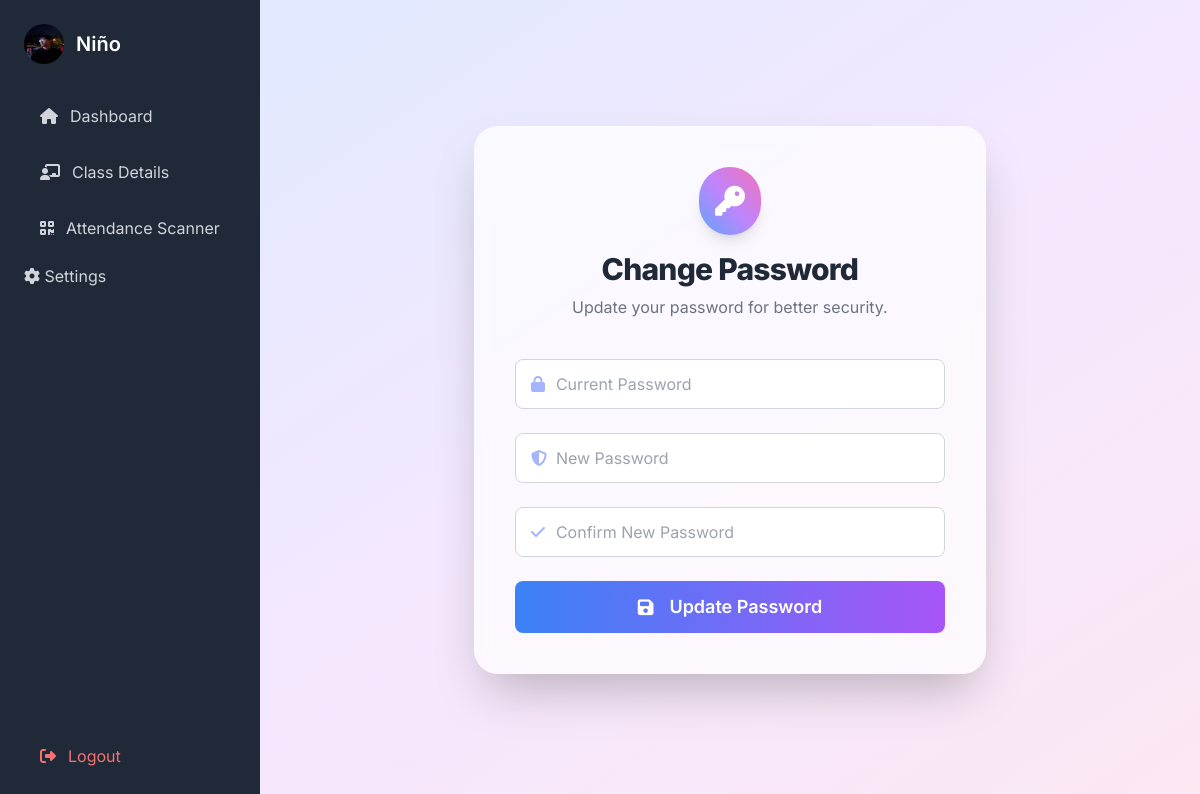
The app's page /change_password.php (signed in) with its own data.
### tables this page shows
CREATE TABLE `instructors` (
  `id` int(11) NOT NULL,
  `full_name` varchar(100) NOT NULL,
  `instructor_id` varchar(50) NOT NULL,
  `department` varchar(100) NOT NULL,
  `email` varchar(100) NOT NULL,
  `username` varchar(50) NOT NULL,
  `password` varchar(255) NOT NULL,
  `failed_login_attempts` int(11) DEFAULT 0,
  `lockout_until` datetime DEFAULT NULL,
  `otp` varchar(6) DEFAULT NULL,
  `otp_expires_at` datetime DEFAULT NULL,
  `is_verified` tinyint(1) DEFAULT 0,
  `created_at` timestamp NOT NULL DEFAULT current_timestamp(),
  `last_login` datetime DEFAULT NULL,
  `profile_pic` varchar(255) DEFAULT NULL,
  `reset_token` varchar(128) DEFAULT NULL,
  `reset_token_expiry` datetime DEFAULT NULL
);

### change_password.php (the view, shortened to what this page needs)
<?php
$instructor_id = $_SESSION['instructor_id'] ?? null;
require_once 'db.php';
$stmt = $conn->prepare('SELECT email, full_name, profile_pic FROM instructors WHERE id = ?');
$stmt->bind_param('i', $instructor_id);
$stmt->execute();
$stmt->bind_result($email, $full_name, $profile_pic);
if ($profile_pic && file_exists('profile_pics/' . $profile_pic)) {
    $profile_img_url = 'profile_pics/' . $profile_pic;
} else {
    $profile_img_url = 'profile_pics/default.png';
}
$first_name = $full_name;
if ($full_name) {
    $name_parts = explode(' ', $full_name);
    $first_name = $name_parts[0];
}
?>
<!DOCTYPE html>
<html lang="en">
<head>
    <script src="https://cdn.tailwindcss.com"></script>
    <link rel="stylesheet" href="https://cdnjs.cloudflare.com/ajax/libs/font-awesome/6.4.0/css/all.min.css">
    <link href="https://cdnjs.cloudflare.com/ajax/libs/flowbite/2.2.1/flowbite.min.css" rel="stylesheet" />
</head>
<body class="bg-gradient-to-br from-blue-100 via-purple-100 to-pink-100 min-h-screen flex">
    <div class="sidebar bg-gray-800 text-gray-100 p-6 flex flex-col">
        <div class="flex items-center mb-8">
            <img src="<?php echo htmlspecialchars($profile_img_url); ?>" alt="Instructor Icon" class="w-10 h-10 rounded-full mr-3">
            <span class="text-xl font-semibold text-white"><?php echo htmlspecialchars($first_name); ?></span>
        </div>
        <nav class="flex flex-col space-y-4">
            <a href="instructor_dashboard.php" class="sidebar-link flex items-center py-2 px-4 rounded transition duration-200 text-gray-300 hover:text-white hover:bg-gradient-to-r hover:from-purple-500 hover:to-blue-500 hover:shadow-lg">
                <i class="fas fa-home mr-3"></i> Dashboard
            </a>
            <a href="instructor_class_details.php" class="sidebar-link flex items-center py-2 px-4 rounded transition duration-200 text-gray-300 hover:text-white hover:bg-gradient-to-r hover:from-purple-500 hover:to-blue-500 hover:shadow-lg">
                <i class="fas fa-chalkboard-teacher mr-3"></i> Class Details
            </a>
            <a href="attendance_scanner.php" class="sidebar-link flex items-center py-2 px-4 rounded transition duration-200 text-gray-300 hover:text-white hover:bg-gradient-to-r hover:from-purple-500 hover:to-blue-500 hover:shadow-lg">
                <i class="fas fa-qrcode mr-3"></i> Attendance Scanner
            </a>
            <div class="mt-4">
                <button id="settingsBtn" class="sidebar-link w-full text-left transition duration-200 text-gray-300 hover:text-white hover:bg-gradient-to-r hover:from-purple-500 hover:to-blue-500 hover:shadow-lg">
                    <i class="fas fa-cog"></i> Settings
                </button>
            </div>
        </nav>
        <div class="mt-auto">
            <a href="instructor_logout.php" id="instructorLogoutLink" class="flex items-center py-2 px-4 rounded transition duration-200 text-red-400 hover:text-red-600 hover:bg-gray-700">
                <i class="fas fa-sign-out-alt mr-3"></i> Logout
            </a>
        </div>
    </div>
    <div class="main-content flex-1 flex items-center justify-center p-8">
        <div class="glass-card w-full max-w-lg mx-auto p-10 shadow-2xl relative">
            <div class="flex flex-col items-center mb-8">
                <div class="bg-gradient-to-tr from-blue-400 via-purple-400 to-pink-400 p-4 rounded-full shadow-lg mb-4">
                    <i class="fas fa-key text-white text-3xl"></i>
                </div>
                <h1 class="text-3xl font-extrabold text-gray-800 mb-2 tracking-tight text-center">Change Password</h1>
                <p class="text-gray-500 text-center mb-2">Update your password for better security.</p>
            </div>
            <form method="POST" class="space-y-6">
                <div class="icon-input">
                    <i class="fas fa-lock"></i>
                    <input type="password" name="current_password" id="current_password" required class="w-full px-4 py-3 border border-gray-300 rounded-lg focus:ring-2 focus:ring-blue-500 focus:border-blue-500 transition duration-200" placeholder="Current Password">
                </div>
                <div class="icon-input">
                    <i class="fas fa-shield-alt"></i>
                    <input type="password" name="new_password" id="new_password" required class="w-full px-4 py-3 border border-gray-300 rounded-lg focus:ring-2 focus:ring-blue-500 focus:border-blue-500 transition duration-200" placeholder="New Password">
                </div>
                <div class="icon-input">
                    <i class="fas fa-check"></i>
                    <input type="password" name="confirm_password" id="confirm_password" required class="w-full px-4 py-3 border border-gray-300 rounded-lg focus:ring-2 focus:ring-blue-500 focus:border-blue-500 transition duration-200" placeholder="Confirm New Password">
                </div>
                <button type="submit" class="w-full bg-gradient-to-r from-blue-500 to-purple-500 text-white py-3 px-4 rounded-lg hover:from-purple-500 hover:to-blue-500 focus:outline-none focus:ring-2 focus:ring-blue-500 focus:ring-offset-2 font-semibold transition text-lg flex items-center justify-center gap-2">
                    <i class="fas fa-save mr-2"></i>Update Password
                </button>
            </form>
        </div>
    </div>
</body>
</html>

### change_password.php (style rules this page uses)
body { font-family: 'Inter', sans-serif; }
.glass-card { background: rgba(255, 255, 255, 0.7); box-shadow: 0 8px 32px 0 rgba(31, 38, 135, 0.18); backdrop-filter: blur(8px); -webkit-backdrop-filter: blur(8px); border-radius: 1.5rem; border: 1px solid rgba(255, 255, 255, 0.18); }
.icon-input { position: relative; }
.icon-input i { position: absolute; left: 1rem; top: 50%; transform: translateY(-50%); color: #a5b4fc; }
.icon-input input { padding-left: 2.5rem; }

### records on screen
instructors: profile_pic (picture), full_name "Niño"
